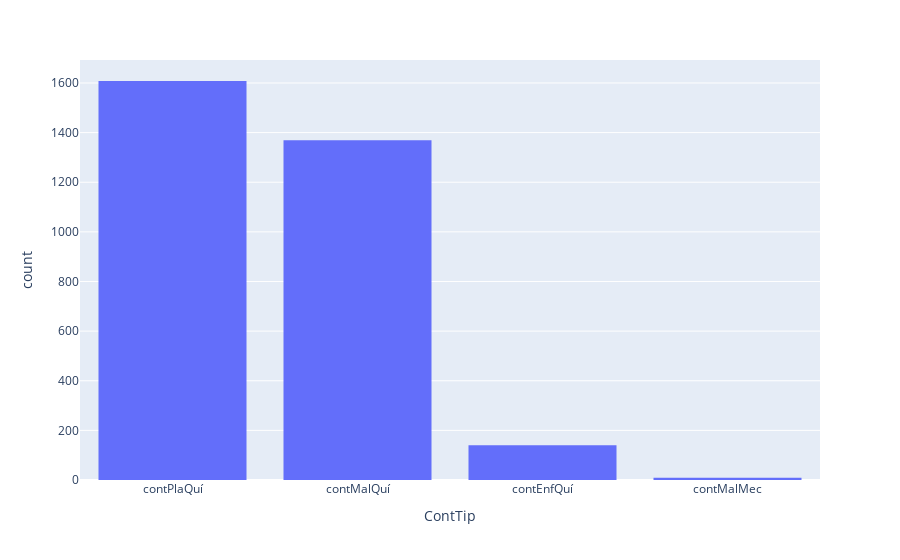

Notebook cell for this chart:
### Code cell
# Here we use a column with categorical data
# Histograma del tipo de controles que finalmente se realizaron
import plotly.express as px
df = px.data.tips()
fig = px.histogram(controlesEnEventos, x="ContTip")
fig.show()

### Figure 1 — Plotly figure (JSON) as saved in the notebook; plotly's stock layout.template omitted (floating-point values rounded to 4 significant figures; data arrays with more than 128 entries replaced by an {"elided": "..."} marker saying what was removed)
{"data": [{"alignmentgroup": "True", "bingroup": "x", "hovertemplate": "ContTip=%{x}<br>count=%{y}<extra></extra>", "legendgroup": "", "marker": {"color": "#636efa", "pattern": {"shape": ""}}, "name": "", "offsetgroup": "", "orientation": "v", "showlegend": false, "type": "histogram", "x": {"elided": "3126 str values"}, "xaxis": "x", "yaxis": "y"}], "layout": {"barmode": "relative", "legend": {"tracegroupgap": 0}, "margin": {"t": 60}, "xaxis": {"anchor": "y", "domain": [0, 1], "title": {"text": "ContTip"}}, "yaxis": {"anchor": "x", "domain": [0, 1], "title": {"text": "count"}}}}
